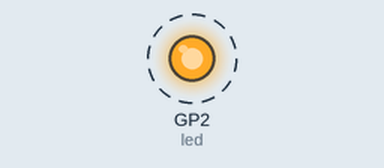
The program below on a simulated Raspberry Pi Pico running MicroPython. Shown: output pins drawn as LEDs (lit = HIGH). Dashed ring = blinking. What the program prints to the serial console is not drawn. At 20.0 s the program stops and its outputs stay as they are.

Above: at 0.5 s.
Timing chart, 0 to 4.6 s (numbered marks = the images above):
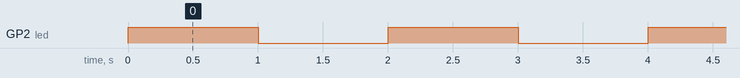

The program:

clignottement_led_externe.py
```python
"""
Auteur : Marc-Antoine BUCHET
Date : 18 juillet 2022

BUT :
Faire clignoter N fois une LED externe.

Dans l'exemple qui suit, on a choisi de connecter la LED au pin 2.
Si l'on souhaite la connecter à un autre pin, il faudra modifier
en conséquence la valeur de la variable pin_choisi.

Attention, la LED devra être mise en série avec une résistance
de l'ordre d'une centaine d'Ohm sous peine de la griller dans le
cas contraire.
"""

# Imports :
from machine import Pin
import time

# Paramètres du clignotement :
N = 10 # Nombre de cycles
duree_on = 1. # s
duree_off = 1. # s

# Paramétrage des pins :
pin_choisi = 2
led = Pin(pin_choisi, Pin.OUT)

# Boucle :
for i in range(N) :
    print(i) # Pour suivre le nombre de clignottements
    led.value(1)
    time.sleep(duree_on)
    led.value(0)
    time.sleep(duree_off)
```

Measured:
- by itself, GP2 (led): alternates HIGH for 1.0 s and LOW for 1.0 s, 20 changes in all, then stays LOW
